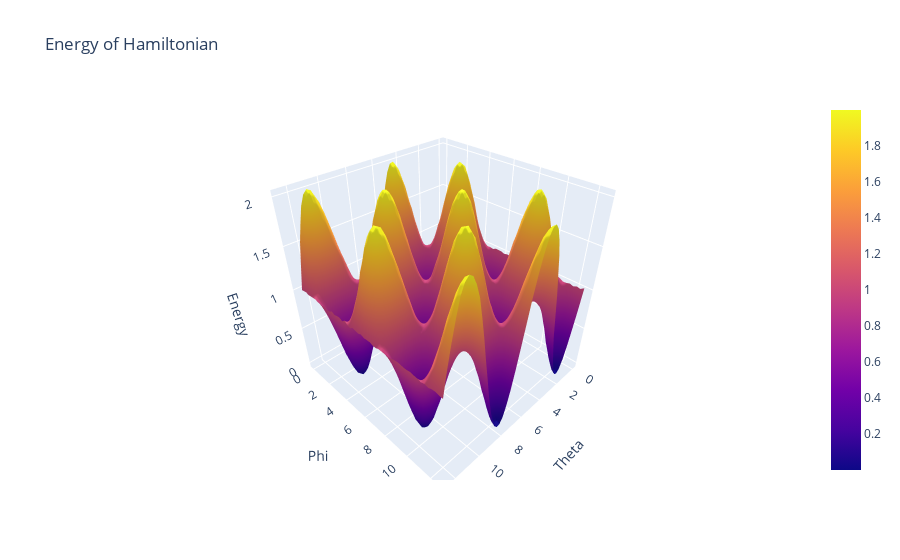

This figure's notebook cell:
### Code cell
import numpy as np
import plotly.graph_objects as go

resolution = 50
shots = 10000
theta = np.linspace(0, 4*np.pi, resolution)
phi = np.linspace(0, 4*np.pi, resolution)
energies = np.zeros((resolution, resolution))

# Calculate energy values
for i in range(resolution):
    print(i)
    for j in range(resolution):
        energies[i, j] = vqe_step(theta[i], phi[j],shots)

# Create 3D plot
fig = go.Figure(data=[go.Surface(z=energies, x=theta, y=phi)])

# Set labels and title
fig.update_layout(scene=dict(
                    xaxis_title='Theta',
                    yaxis_title='Phi',
                    zaxis_title='Energy',
                    ),
                    title='Energy of Hamiltonian')

# Show plot
fig.show()

### Figure 1 — Plotly figure (JSON) as saved in the notebook; plotly's stock layout.template omitted (floating-point values rounded to 4 significant figures; data arrays with more than 128 entries replaced by an {"elided": "..."} marker saying what was removed)
{"data": [{"type": "surface", "x": [0, 0.2565, 0.5129, 0.7694, 1.026, 1.282, 1.539, 1.795, 2.052, 2.308, 2.565, 2.821, 3.077, 3.334, 3.59, 3.847, 4.103, 4.36, 4.616, 4.873, 5.129, 5.386, 5.642, 5.899, 6.155, 6.411, 6.668, 6.924, 7.181, 7.437, 7.694, 7.95, 8.207, 8.463, 8.72, 8.976, 9.232, 9.489, 9.745, 10.0, 10.26, 10.51, 10.77, 11.03, 11.28, 11.54, 11.8, 12.05, 12.31, 12.57], "y": [0, 0.2565, 0.5129, 0.7694, 1.026, 1.282, 1.539, 1.795, 2.052, 2.308, 2.565, 2.821, 3.077, 3.334, 3.59, 3.847, 4.103, 4.36, 4.616, 4.873, 5.129, 5.386, 5.642, 5.899, 6.155, 6.411, 6.668, 6.924, 7.181, 7.437, 7.694, 7.95, 8.207, 8.463, 8.72, 8.976, 9.232, 9.489, 9.745, 10.0, 10.26, 10.51, 10.77, 11.03, 11.28, 11.54, 11.8, 12.05, 12.31, 12.57], "z": {"elided": "50x50 float values"}}], "layout": {"scene": {"xaxis": {"title": {"text": "Theta"}}, "yaxis": {"title": {"text": "Phi"}}, "zaxis": {"title": {"text": "Energy"}}}, "title": {"text": "Energy of Hamiltonian"}}}
